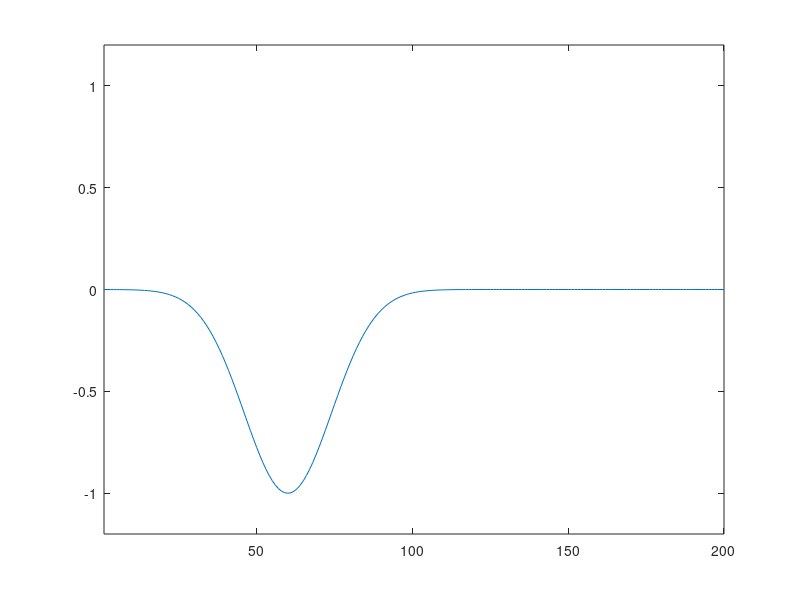

This figure's MATLAB source:
Ez = zeros(2, 200);
Hy = zeros(2, 200);

mio = 4e-7 * pi;
eo = 8.854e-12;

delt = 0;
deltstar = 0;

mi = 60;
delta = 14;

c = 1 / sqrt(mio * eo);

dx = 1;
dt = dx / c;

x = 1:dx:200;

us = cat(2, exp((-1 / 2) * ((x - mi) / delta).^2) ./ (delta * sqrt( 2 * pi)), zeros(1, 10000));

us = us / max(us);
Ez(1, 1) = us(1);

n = 2;

Ca = (1 - (delt * dt) / (2 * eo)) / (1 + (delt * dt) / (2 * eo));
Cb = (dt / (eo * dx)) / (1 + (delt * dt) / (2 * eo));

Da = (1 - (deltstar * dt) / (2 * mio)) / (1 + (deltstar * dt) / (2 * mio));
Db = (dt / (mio * dx)) / (1 + (deltstar * dt) / (2 * mio));

while 1
    
    for i=1:200
        if (i ~= 200)
            Hy(n, i) = Da * Hy(n - 1, i) + Db * (Ez(n - 1, i + 1) - Ez(n - 1, i));
        else
            Hy(n, i) = Hy(n, i - 1);
        end
    end
    
    for i=2:200
       Ez(n, i) = Ca * Ez(n - 1, i) + Cb * (Hy(n, i) - Hy(n, i - 1));
    end
    
    Ez(n, 200) = 0;
    Ez(n, 1) = us(n);
    
    %{
    plot(x, Ez(n, :), x, Hy(n, :))
    legend({'Ez', 'Hy'})
    axis([0, 200, -1 1])
    %}
    %{
    plot(x, Hy(n, :))
    axis([1, 200, -.008 .002]);
    %}
    
    plot(x, Ez(n, :))
    axis([1 200 -1.2 1.2])
    
    pause(.01);
    
    n = n + 1;
    
    if (n == 400)
        break;
    end
end